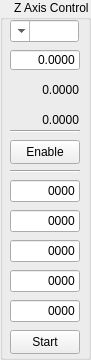
   <widget class="QGroupBox" name="groupBox_5">
    <property name="geometry">
     <rect>
      <x>300</x>
      <y>50</y>
      <width>91</width>
      <height>360</height>
     </rect>
    </property>
    <property name="layoutDirection">
     <enum>Qt::LayoutDirection::RightToLeft</enum>
    </property>
    <property name="title">
     <string>Z Axis Control</string>
    </property>
    <widget class="QComboBox" name="select_axis_z_combo_box">
     <property name="geometry">
      <rect>
       <x>10</x>
       <y>20</y>
       <width>69</width>
       <height>22</height>
      </rect>
     </property>
     <property name="layoutDirection">
      <enum>Qt::LayoutDirection::RightToLeft</enum>
     </property>
     <property name="editable">
      <bool>true</bool>
     </property>
     <property name="currentText">
      <string/>
     </property>
     <item>
      <property name="text">
       <string/>
      </property>
     </item>
     <item>
      <property name="text">
       <string>0</string>
      </property>
     </item>
     <item>
      <property name="text">
       <string>1</string>
      </property>
     </item>
     <item>
      <property name="text">
       <string>2</string>
      </property>
     </item>
     <item>
      <property name="text">
       <string>3</string>
      </property>
     </item>
     <item>
      <property name="text">
       <string>4</string>
      </property>
     </item>
     <item>
      <property name="text">
       <string>5</string>
      </property>
     </item>
     <item>
      <property name="text">
       <string>6</string>
      </property>
     </item>
    </widget>
    <widget class="QLabel" name="axis_z_fpos_lable">
     <property name="geometry">
      <rect>
       <x>8</x>
       <y>80</y>
       <width>71</width>
       <height>20</height>
      </rect>
     </property>
     <property name="layoutDirection">
      <enum>Qt::LayoutDirection::RightToLeft</enum>
     </property>
     <property name="text">
      <string>0.0000</string>
     </property>
     <property name="alignment">
      <set>Qt::AlignmentFlag::AlignRight|Qt::AlignmentFlag::AlignTrailing|Qt::AlignmentFlag::AlignVCenter</set>
     </property>
    </widget>
    <widget class="QLineEdit" name="axis_z_set_position_line_edit">
     <property name="geometry">
      <rect>
       <x>10</x>
       <y>50</y>
       <width>70</width>
       <height>20</height>
      </rect>
     </property>
     <property name="layoutDirection">
      <enum>Qt::LayoutDirection::RightToLeft</enum>
     </property>
     <property name="text">
      <string>0.0000</string>
     </property>
     <property name="alignment">
      <set>Qt::AlignmentFlag::AlignRight|Qt::AlignmentFlag::AlignTrailing|Qt::AlignmentFlag::AlignVCenter</set>
     </property>
    </widget>
    <widget class="QLabel" name="axis_z_position_error">
     <property name="geometry">
      <rect>
       <x>8</x>
       <y>110</y>
       <width>71</width>
       <height>20</height>
      </rect>
     </property>
     <property name="layoutDirection">
      <enum>Qt::LayoutDirection::RightToLeft</enum>
     </property>
     <property name="text">
      <string>0.0000</string>
     </property>
     <property name="alignment">
      <set>Qt::AlignmentFlag::AlignRight|Qt::AlignmentFlag::AlignTrailing|Qt::AlignmentFlag::AlignVCenter</set>
     </property>
    </widget>
    <widget class="QPushButton" name="axis_z_enable_button">
     <property name="geometry">
      <rect>
       <x>10</x>
       <y>140</y>
       <width>70</width>
       <height>24</height>
      </rect>
     </property>
     <property name="layoutDirection">
      <enum>Qt::LayoutDirection::RightToLeft</enum>
     </property>
     <property name="text">
      <string>Enable</string>
     </property>
    </widget>
    <widget class="Line" name="line_7">
     <property name="geometry">
      <rect>
       <x>10</x>
       <y>130</y>
       <width>70</width>
       <height>3</height>
      </rect>
     </property>
     <property name="orientation">
      <enum>Qt::Orientation::Horizontal</enum>
     </property>
    </widget>
    <widget class="Line" name="line_8">
     <property name="geometry">
      <rect>
       <x>10</x>
       <y>170</y>
       <width>70</width>
       <height>3</height>
      </rect>
     </property>
     <property name="orientation">
      <enum>Qt::Orientation::Horizontal</enum>
     </property>
    </widget>
    <widget class="QLineEdit" name="axis_z_velocity_line_edit">
     <property name="geometry">
      <rect>
       <x>10</x>
       <y>180</y>
       <width>70</width>
       <height>22</height>
      </rect>
     </property>
     <property name="layoutDirection">
      <enum>Qt::LayoutDirection::RightToLeft</enum>
     </property>
     <property name="inputMask">
      <string/>
     </property>
     <property name="text">
      <string>0000</string>
     </property>
     <property name="alignment">
      <set>Qt::AlignmentFlag::AlignRight|Qt::AlignmentFlag::AlignTrailing|Qt::AlignmentFlag::AlignVCenter</set>
     </property>
    </widget>
    <widget class="QLineEdit" name="axis_z_acceleration_line_edit">
     <property name="geometry">
      <rect>
       <x>10</x>
       <y>210</y>
       <width>70</width>
       <height>22</height>
      </rect>
     </property>
     <property name="layoutDirection">
      <enum>Qt::LayoutDirection::RightToLeft</enum>
     </property>
     <property name="text">
      <string>0000</string>
     </property>
     <property name="alignment">
      <set>Qt::AlignmentFlag::AlignRight|Qt::AlignmentFlag::AlignTrailing|Qt::AlignmentFlag::AlignVCenter</set>
     </property>
    </widget>
    <widget class="QLineEdit" name="axis_z_deceleration_line_edit">
     <property name="geometry">
      <rect>
       <x>10</x>
       <y>240</y>
       <width>70</width>
       <height>22</height>
      </rect>
     </property>
     <property name="layoutDirection">
      <enum>Qt::LayoutDirection::RightToLeft</enum>
     </property>
     <property name="text">
      <string>0000</string>
     </property>
     <property name="alignment">
      <set>Qt::AlignmentFlag::AlignRight|Qt::AlignmentFlag::AlignTrailing|Qt::AlignmentFlag::AlignVCenter</set>
     </property>
    </widget>
    <widget class="QLineEdit" name="axis_z_kill_deceleration_line_edit">
     <property name="geometry">
      <rect>
       <x>10</x>
       <y>270</y>
       <width>70</width>
       <height>22</height>
      </rect>
     </property>
     <property name="layoutDirection">
      <enum>Qt::LayoutDirection::RightToLeft</enum>
     </property>
     <property name="text">
      <string>0000</string>
     </property>
     <property name="alignment">
      <set>Qt::AlignmentFlag::AlignRight|Qt::AlignmentFlag::AlignTrailing|Qt::AlignmentFlag::AlignVCenter</set>
     </property>
    </widget>
    <widget class="QLineEdit" name="axis_z_jerk_line_edit">
     <property name="geometry">
      <rect>
       <x>10</x>
       <y>300</y>
       <width>70</width>
       <height>22</height>
      </rect>
     </property>
     <property name="layoutDirection">
      <enum>Qt::LayoutDirection::RightToLeft</enum>
     </property>
     <property name="text">
      <string>0000</string>
     </property>
     <property name="alignment">
      <set>Qt::AlignmentFlag::AlignRight|Qt::AlignmentFlag::AlignTrailing|Qt::AlignmentFlag::AlignVCenter</set>
     </property>
    </widget>
    <widget class="QPushButton" name="axis_z_motion_start_button">
     <property name="geometry">
      <rect>
       <x>10</x>
       <y>330</y>
       <width>70</width>
       <height>24</height>
      </rect>
     </property>
     <property name="text">
      <string>Start</string>
     </property>
    </widget>
   </widget>
